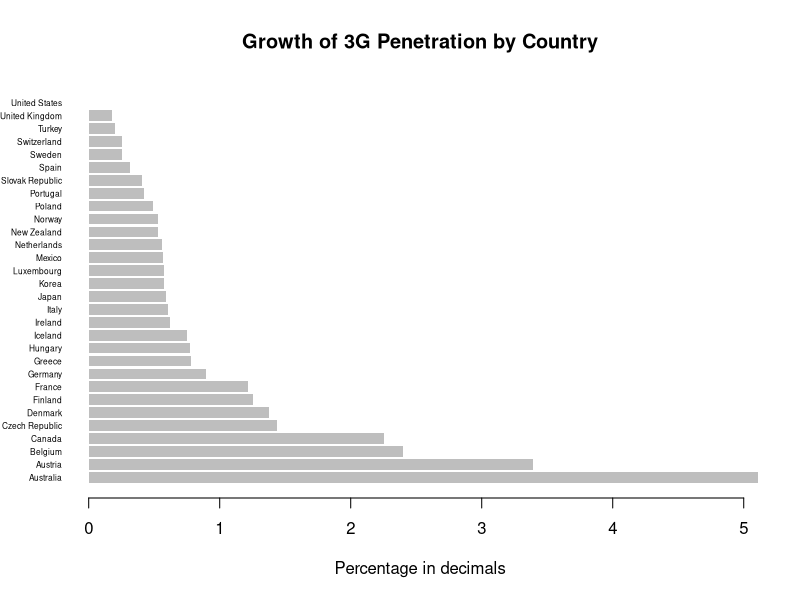
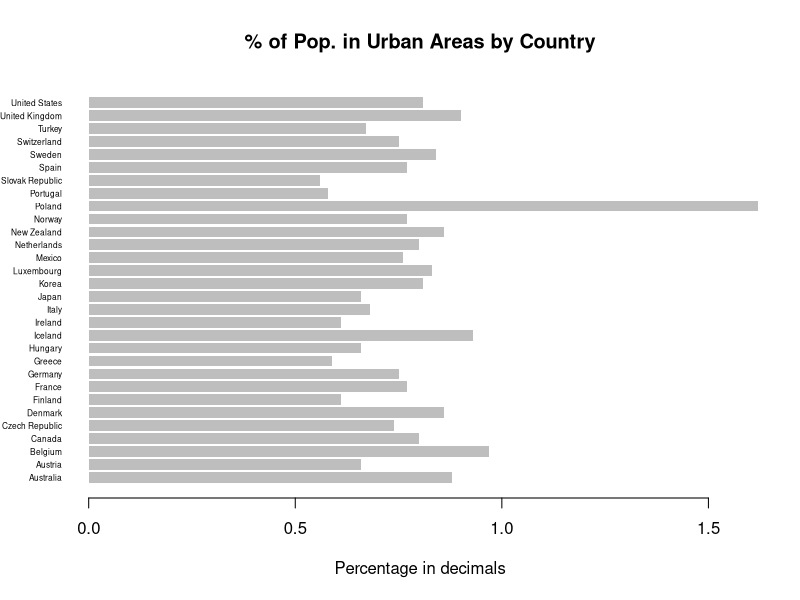
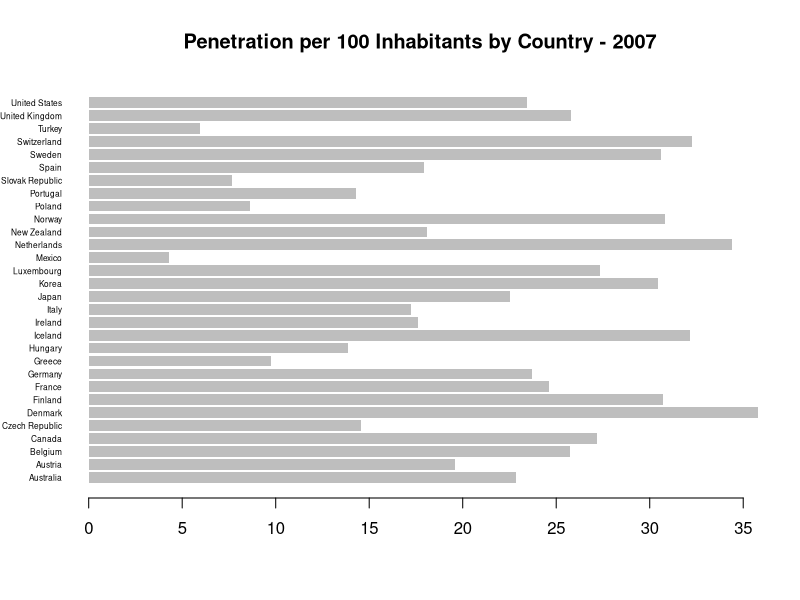
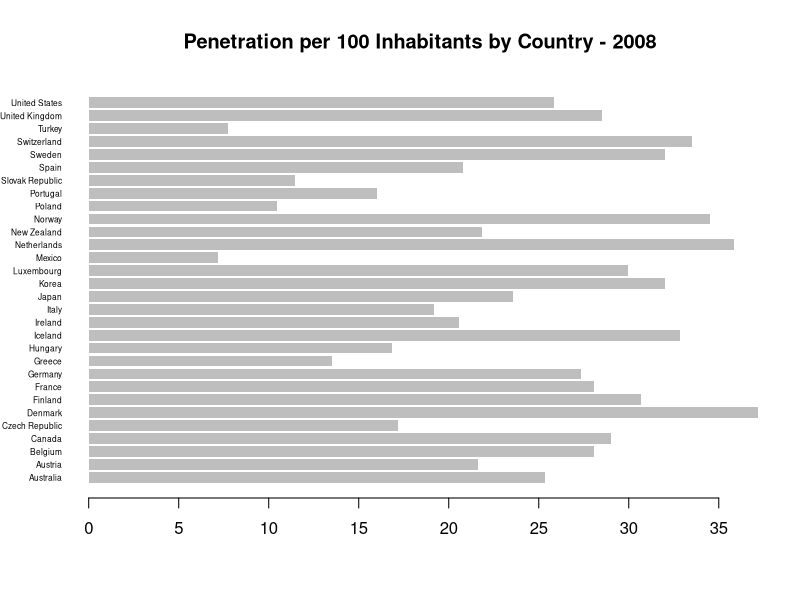
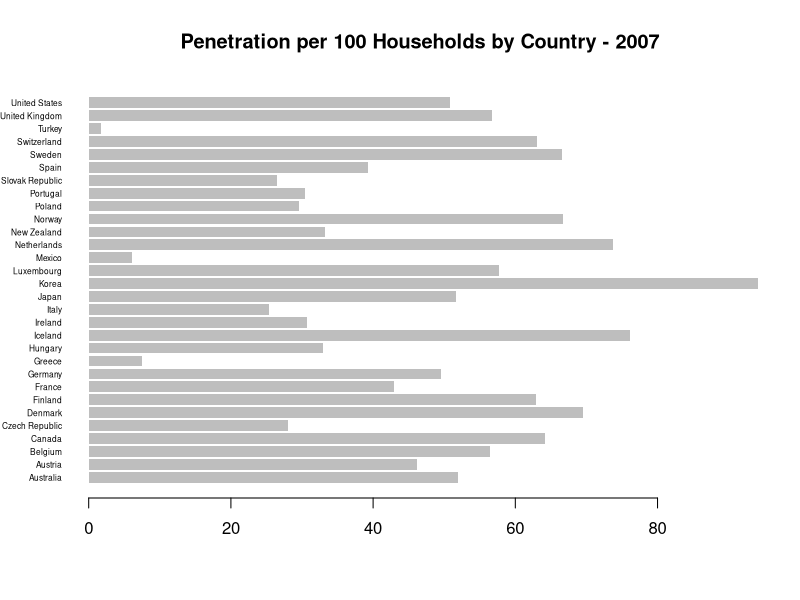

These figures' R source, in order:
## ---- chunk 1
knitr::opts_chunk$set(echo = TRUE)
## ---- chunk 2
Price = read.csv("Price.csv")
colnames(Price) <- c('Country', 'Country_Code', 'Price_LowSpeed', 'Price_MedSpeed', 'Price_HighSpeed', 'Price_VeryHighSpeed')
colnames(Price)
## ---- chunk 3
Penetration = read.csv("Penetration.csv")
# Drop the NA Column and NA row which contains no data
Penetration <- Penetration[0:30, 0:12]
colnames(Penetration) <- c('Country', 'Country_Code', 'Penetration_OECD_2008', 'Penetration_OECD_2007', 'Penetration_OECD_Household', 'Penetration_OECD_2G_3G', 'Penetration_GC_Penetration', 'Penetration_3G', 'Growth_3G_Penetration', 'WiFi_Hotspots', 'Wifi_Hotspots_Per_100,000', 'Percent_Population_Urban')
(Penetration)
# The penetration variable contains 30 rows (which represent counties) and 12 columns (which represent different penetration variables).

## ---- chunk 4
summary(Penetration)
# First, wanted to look at summary statistics to see how values vary and whether it makes sense. Notes:
# - Since Penetration_OECD_2008, Penetration_OECD_2007 and Penetration_OECD_Household are based on a per 100 inhabitants or household basis, the distribution for Penetration_OECD_2G_3G is confounding as its values range from a minimum of 62 to a maximum of 151. This is something we will look into.
# - Growth_3G_Penetration and Percent_Population_Urban are in percent units
# - WiFi_Hotspots values have a much higher range than all other variables.
## ---- chunk 5
# Next, we wanted to look at the relationship between values from the same time period. Since most variable years were unspecified, we assumed OECD data was mainly from 2007. 

cor(Penetration[ , c("Penetration_OECD_2007", "Penetration_OECD_Household", "Penetration_OECD_2G_3G")], use = "complete.obs")

#Looking at the correlation values, it looks like Penetration_OECD_Household and Penetration_OECD_2007 have a a 0.93 correlation, while the two variables have a weak linear relationship with Penetration_OECD_2G_3G variable.
## ---- chunk 6
# Data from GlobalComms is slightly more updated, as it is copyrighted in 2009, so we’re assuming the data shared is from 2008. We’ll compare Penetration_OECD_2008 with Penetration per 100 GC and 3G penetration per 100. 

cor(Penetration[ , c("Penetration_OECD_2008", "Penetration_GC_Penetration", "Penetration_3G")], use = "complete.obs")

# Looking at correlation values, it appears that Penetration_OECD_2008 and Penetration_GC_Penetration have almost a 1:1 linear relationship, which makes sense since they are measuring the same value, namely the penetration per 100 inhabitants in 2008. 
## ---- chunk 7
# Since neither Penetration_OECD_2G_3G nor Penetration_3G held a strong linear relationship with other variables, we wanted to see if the two were correlated in any way. However, it appeared there was not a strong correlation between the two variables.
cor(Penetration[,c("Penetration_OECD_2G_3G", "Penetration_3G")])
## ---- chunk 8
# Next, we wanted to look at the growth of 3G Penetration by country. To do so, we had to convert the percentage values into decimals. 
Growth_3G = as.numeric(sub("%","",Penetration$Growth_3G_Penetration))/100
Penetration$Growth_3G_Dec = Growth_3G
## ---- chunk 9
barplot(Penetration$Growth_3G_Dec, names.arg=Penetration$Country, horiz=TRUE, las=1, cex.names=0.5, border=NA, main = "Growth of 3G Penetration by Country", xlab = "Percentage in decimals")
## ---- chunk 10
Population_Urban = as.numeric(sub("%","",Penetration$Percent_Population_Urban))/100
Penetration$Population_Urban_Dec = Population_Urban

barplot(Penetration$Population_Urban_Dec, names.arg=Penetration$Country, horiz=TRUE, las=1, cex.names=0.5, border=NA, main = "% of Pop. in Urban Areas by Country", xlab = "Percentage in decimals")
## ---- chunk 11
#Looking at Percent of Pop. in Urban areas, it appears that Poland has more than 100% of its population in urban areas, which must be an error. If we disregard this error in entry, Belgium, Iceland and U.K would appear to have the highest % of population in urban areas. Slovak Republic, Portugal and Greece appear to have the lowest % of pop. in urban areas. With this mind, we wondered if percentage of population in urban areas meant higher penetration. 

barplot(Penetration$Penetration_OECD_2007, names.arg=Penetration$Country
        , horiz=TRUE, las=1, cex.names=0.5, border=NA, main = "Penetration per 100 Inhabitants by Country - 2007")

# In 2007, Denmark, Netherlands and Switzerland were the top 3 countries with highest penetration, and Mexico, Turkey and Slovak were the bottom 3. 
## ---- chunk 12
barplot(Penetration$Penetration_OECD_2008, names.arg=Penetration$Country, horiz=TRUE, las=1, cex.names=0.5, border=NA, main = "Penetration per 100 Inhabitants by Country - 2008")

# In 2008, Denmark, Netherlands and Norway were among the Top 3 countries with highest Penetration. Mexico, Turkey and Poland were the bottom 3.
## ---- chunk 13
# There appears to be no strong relationship between Penetration per 100 Inhabitants and Percentage of Pop. in Urban areas. Next we looked at Penetration per Household, which measures the subscriptions per 100 households. When looking at this variable, top five countries were Korea, Iceland, Netherlands, Denmark and Sweden, with an average of 89% population in urban areas. The bottom five countries were Turkey, Mexico, Greece, Italy and Slovak, with an average of 65% population in urban areas. 

# Top: Korea - 0.81 Iceland - 0.93 Netherlands - 0.80 Denmark - 0.86 Sweden 0.84
# Bottom: Turkey 0.67 Mexico 0.76 Greece - 0.59 Italy - 0.68 Slovak 0.56

barplot(Penetration$Penetration_OECD_Household, names.arg=Penetration$Country
        , horiz=TRUE, las=1, cex.names=0.5, border=NA, main = "Penetration per 100 Households by Country - 2007")


## ---- chunk 14
data.frame(Penetration$Country, Penetration$Population_Urban_Dec)
## ---- chunk 15
Speed = read.csv("Speed.csv")
colnames(Speed) <- c('Country', 'Country_Code', 'Maximum_Advertised_kbps', 'Avg_Advertised_kbps', 'Avg_Actual_kbps', 'Avg_Download_kbps', 'SD_Download_kbps', 'Avg_Upload_kbps', 'SD_Upload_kbps', 'Avg_Latency', 'SD_Latency', 'Median_Download_kbps', 'Median_Upload_kbps', 'Median_Latency', 'X90_Download_kbps', 'X90_Upload_kbps', 'X10_Latency')
colnames(Speed)
## ---- chunk 16
library("dplyr")
join1 = full_join(Price, Penetration, by = c("Country_Code" ="Country_Code"))
Broadband = full_join(join1, Speed, by = c("Country_Code" ="Country_Code"))
head(Broadband)
## ---- chunk 17
names(Broadband)
